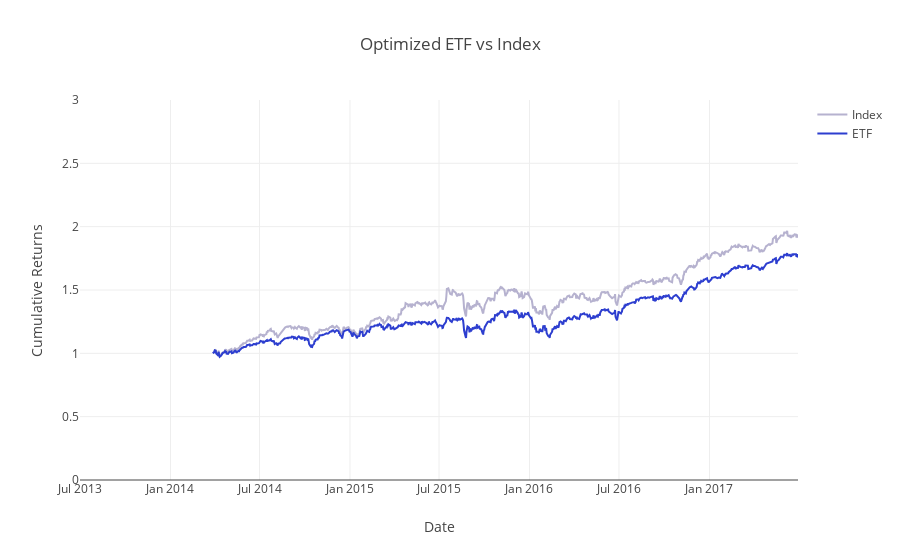

Notebook cell for this chart:
### Markdown cell above
With our ETF weights built, let's compare it to the index. Run the next cell to calculate the ETF returns and compare it to the index returns.

### Code cell
optim_etf_returns = generate_weighted_returns(returns, optimal_single_rebalance_etf_weights)
optim_etf_cumulative_returns = calculate_cumulative_returns(optim_etf_returns)
project_helper.plot_benchmark_returns(index_weighted_cumulative_returns, optim_etf_cumulative_returns, 'Optimized ETF vs Index')

optim_etf_tracking_error = tracking_error(np.sum(index_weighted_returns, 1), np.sum(optim_etf_returns, 1))
print('Optimized ETF Tracking Error: {}'.format(optim_etf_tracking_error))

### Figure 1 — Plotly figure (JSON) as saved in the notebook; plotly's stock layout.template omitted (floating-point values rounded to 4 significant figures; data arrays with more than 128 entries replaced by an {"elided": "..."} marker saying what was removed)
{"data": [{"line": {"color": "#B6B2CF"}, "name": "Index", "type": "scatter", "uid": "3f450ed3-3bd8-4793-a8c9-2f179455508d", "x": {"elided": "1009 str values"}, "y": {"elided": "1009 float values"}}, {"line": {"color": "#2D3ECF"}, "name": "ETF", "type": "scatter", "uid": "7bf67ad7-c5cd-433d-b8d5-8aed6f48783e", "x": {"elided": "1009 str values"}, "y": {"elided": "1009 float values"}}], "layout": {"title": {"text": "Optimized ETF vs Index"}, "xaxis": {"title": {"text": "Date"}}, "yaxis": {"range": [0, 3], "title": {"text": "Cumulative Returns"}}}}
